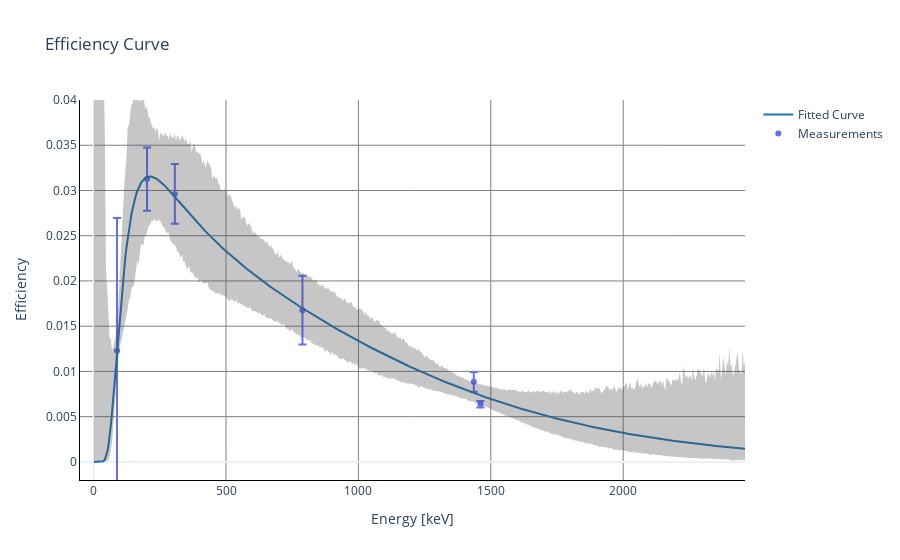

The code cell stored with this chart in its notebook:
### Code cell
efcrv.plotter_pretty(0.04)

### Figure 1 — Plotly figure (JSON) as saved in the notebook; plotly's stock layout.template omitted (floating-point values rounded to 4 significant figures; data arrays with more than 128 entries replaced by an {"elided": "..."} marker saying what was removed)
{"data": [{"error_y": {"array": [0.01466, 0.003503, 0.003298, 0.003799, 0.001087, 0.0003647], "type": "data", "visible": true}, "mode": "markers", "name": "Measurements", "type": "scatter", "x": [88.34, 201.8, 306.8, 788.7, 1436.0, 1461.0], "y": [0.01229, 0.03126, 0.02962, 0.01677, 0.008847, 0.006379]}, {"line": {"color": "rgb(31, 119, 180)"}, "mode": "lines", "name": "Fitted Curve", "type": "scatter", "x": {"elided": "540 float values"}, "y": {"elided": "540 float values"}}, {"line": {"width": 0}, "marker": {"color": "#444"}, "mode": "lines", "name": "Upper Bound", "showlegend": false, "type": "scatter", "x": {"elided": "540 float values"}, "y": {"elided": "540 float values"}}, {"fill": "tonexty", "fillcolor": "rgba(68, 68, 68, 0.3)", "line": {"width": 0}, "marker": {"color": "#444"}, "mode": "lines", "name": "Lower Bound", "showlegend": false, "type": "scatter", "x": {"elided": "540 float values"}, "y": {"elided": "540 float values"}}], "layout": {"hovermode": "x", "plot_bgcolor": "rgba(0,0,0,0)", "title": {"text": "Efficiency Curve"}, "xaxis": {"gridcolor": "gray", "linecolor": "black", "tickcolor": "black", "title": {"text": "Energy [keV]"}}, "yaxis": {"gridcolor": "gray", "linecolor": "black", "range": [-0.002, 0.04], "showgrid": true, "tickcolor": "black", "title": {"text": "Efficiency"}}}}
